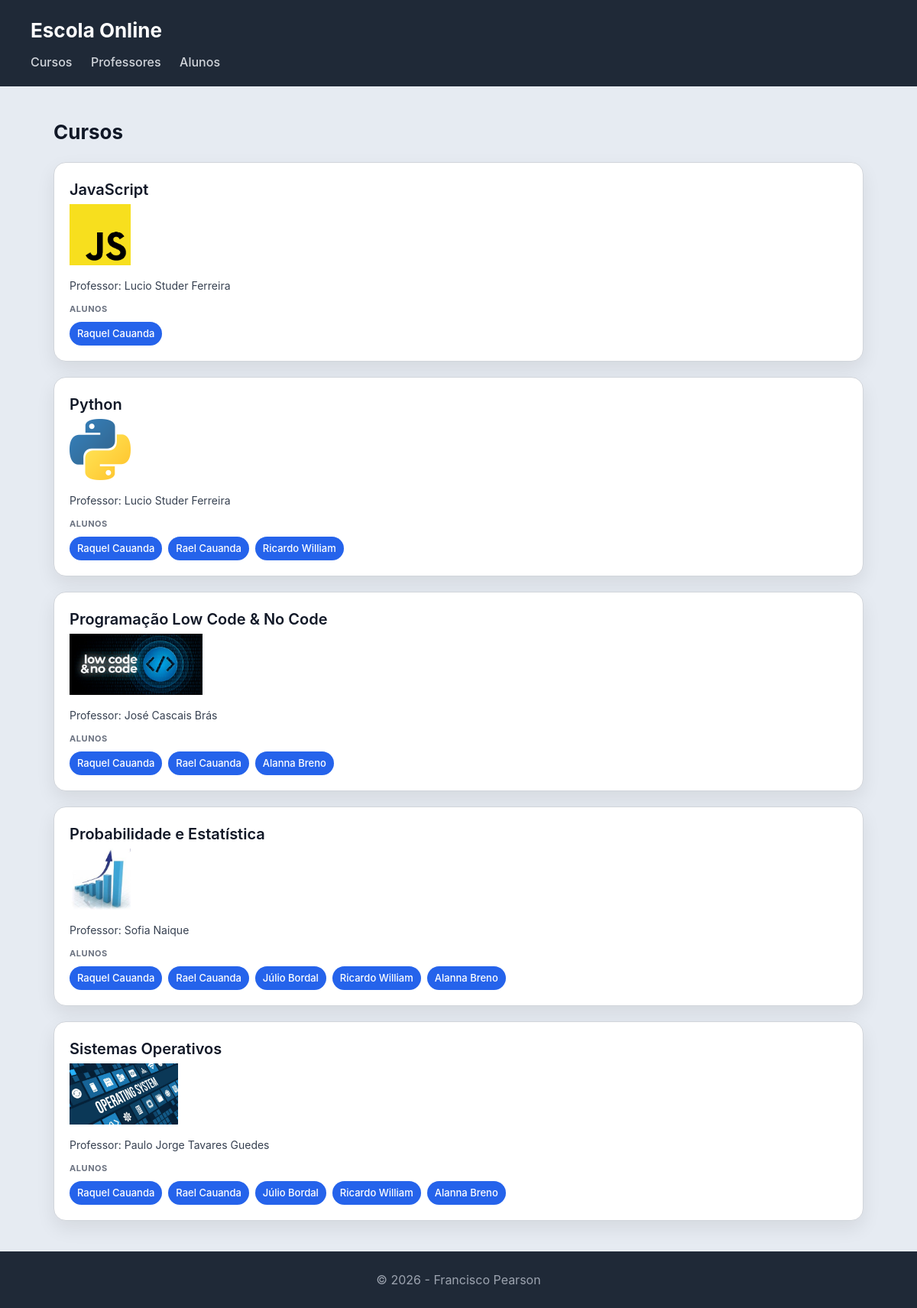
/escola/cursos/, run on the app's committed database.
### escola_online/models.py (models this page shows, shortened)
class Curso(models.Model):
    nome = models.CharField(max_length=100)
    imagem = models.ImageField(upload_to='cursos/')
    professor = models.ForeignKey(Professor, on_delete=models.CASCADE, related_name='cursos')
    alunos = models.ManyToManyField(Aluno, related_name='cursos')

class Professor(models.Model):
    nome = models.CharField(max_length=100)
    email = models.EmailField()

class Aluno(models.Model):
    nome = models.CharField(max_length=100)
    numero = models.CharField(max_length=20, unique=True) # Requisito: pág. 4 e 7

### escola_online/views.py (the view)
# urls.py: path('cursos/', views.cursos_view, name='cursos'),
def cursos_view(request):
    cursos = Curso.objects.select_related('professor').prefetch_related('alunos').all()
    return render(request, 'escola_online/cursos.html', {'cursos': cursos})

### escola_online/templates/escola_online/cursos.html
{% extends "escola_online/base.html" %}
{% block content %}
<h2>Cursos</h2>
<section>
    {% for curso in cursos %}
    <article>
        <header>
            <h3>{{ curso.nome }}</h3>
            {% if curso.imagem %}
                <img src="{{ curso.imagem.url }}" alt="Imagem do logotipo {{ curso.imagem.name }}" style="max-height: 80px; margin-bottom: 10px;">
            {% endif %}
            <p>Professor: {{ curso.professor.nome }}</p>
        </header>
        <section>
            <h4>Alunos</h4>
            <ul>
                {% for aluno in curso.alunos.all %}
                    <li>{{ aluno.nome }}</li>
                {% empty %}
                    <li>Sem alunos inscritos</li>
                {% endfor %}
            </ul>
        </section>
    </article>
    {% endfor %}
</section>
{% endblock %}

### escola_online/static/escola_online/styles.css (style rules this page uses)
* { box-sizing: border-box; margin: 0; padding: 0; }
body { font-family: "Inter", "Segoe UI", system-ui, -apple-system, sans-serif; background: #e6ebf2; color: #111827; line-height: 1.5; }
h2 { margin-bottom: 20px; font-size: 26px; }
section > article { background: white; padding: 20px; border-radius: 16px; border: 1px solid #d1d5db; box-shadow: 0 10px 25px rgba(0,0,0,0.08); transition: all 0.25s ease; margin-bottom: 20px; }
article > header { margin-bottom: 12px; }
article > header > h3 { font-size: 20px; font-weight: 600; margin-bottom: 4px; }
article > header > p { font-size: 14px; color: #374151; }
article > section { margin-top: 10px; }
article > section > h4 { font-size: 11px; text-transform: uppercase; color: #6b7280; margin-bottom: 8px; letter-spacing: 0.05em; }
article > section > ul { list-style: none; display: flex; flex-wrap: wrap; gap: 8px; }
article > section > ul > li { background: #2563eb; color: white; padding: 6px 10px; border-radius: 999px; font-size: 13px; font-weight: 500; }

### data on the page
Curso: nome "JavaScript", imagem (picture), professor.nome "Lucio Studer Ferreira"
Aluno: nome "Raquel Cauanda"
Curso: nome "Python", imagem (picture), professor.nome "Lucio Studer Ferreira"
Aluno: nome "Rael Cauanda"
Aluno: nome "Ricardo William"
Curso: nome "Programação Low Code & No Code", imagem (picture), professor.nome "José Cascais Brás"
Aluno: nome "Alanna Breno"
Curso: nome "Probabilidade e Estatística", imagem (picture), professor.nome "Sofia Naique"
Aluno: nome "Júlio Bordal"
Curso: nome "Sistemas Operativos", imagem (picture), professor.nome "Paulo Jorge Tavares Guedes"
